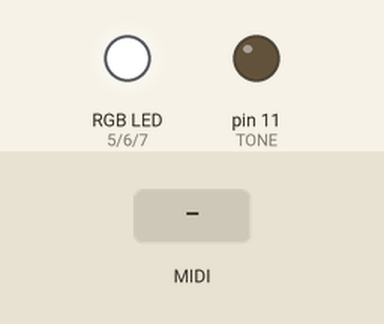
A sketch run on a simulated Arduino Uno, built with avr-gcc and run on an emulated ATmega328P. Shown: an RGB LED mixed from three pins (HIGH = lit), output pins drawn as LEDs (lit = HIGH). Inputs (shaded band) come from the test bench. MIDI output is not drawn.

Above: at 1.2 s.
1.3 s: MIDI note 36 received
At 3.5 s:
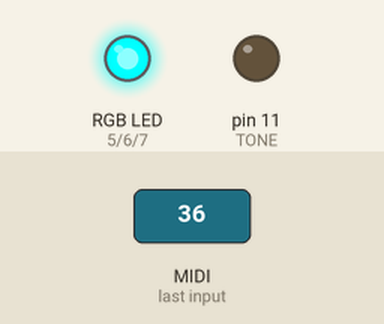
4.3 s: MIDI note 64 received
At 6.6 s:
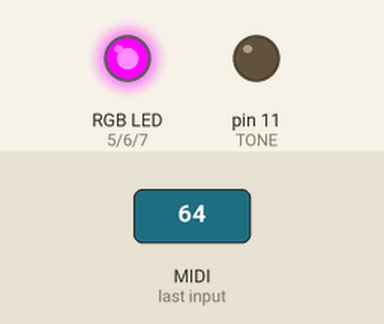
7.2 s: MIDI note 67 received
At 10.05 s:
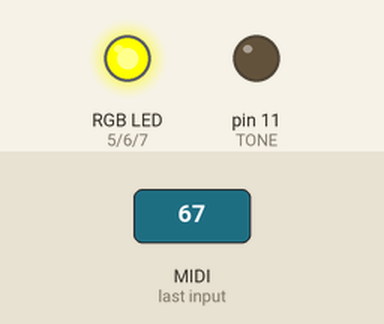
10.2 s: MIDI note 48 received
At 10.6 s:
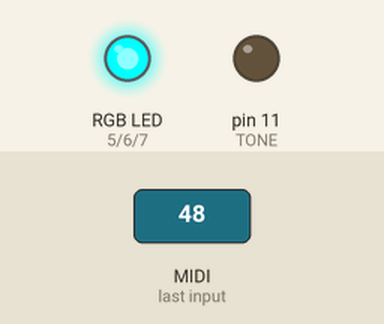
13.2 s: MIDI note 60 received
16.2 s: MIDI note 72 received
Timing chart, 0 to 18.8 s (numbered marks = the images above; inputs shaded):
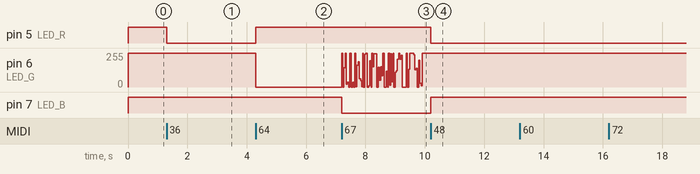

Measured:
- after the input at 1.3 s, pin 5 (LED_R): HIGH → LOW at once
- after the input at 4.3 s, pin 5 (LED_R): LOW → HIGH at once; pin 6 (LED_G): 255/255 → 0/255 at once
- after the input at 7.2 s, pin 7 (LED_B): HIGH → LOW at once
- after the input at 10.2 s, pin 5 (LED_R): HIGH → LOW at once; pin 6 (LED_G): stops changing and stays 255/255; pin 7 (LED_B): LOW → HIGH at once

The sketch:

MIDI_Lights.ino
```cpp
#include </home/balin/sketchbook/libraries/MIDI/src/MIDI.h>

#define TONE 11
#define LED_R 5
#define LED_G 6
#define LED_B 7

MIDI_CREATE_DEFAULT_INSTANCE();


double colors[12]={};
int pwm[3]={1023,1023,1023};
int debug=0;
int lighttest=0;
int n=0;


typedef struct color{
 float r;
 float g;
 float b;
};

color led={1,0,1};

color gradient[6]={
{1,0,0},
{1,1,0},
{0,1,0},
{0,1,1},
{0,0,1},
{1,0,1}
};

void LightNote (int midinote){

  double c;
  int stage;

  double phase;

  c=(double(midinote%12)/12)*(sizeof(gradient)/12);
  phase=c-floor(c);

  stage=floor(c);
  color a=gradient[stage];
  color b={};

  if (c>=(sizeof(gradient)/12)-1){
    b=gradient[0];
  }else{
    b=gradient[(int(floor(c))+1)];
  }

  //phase=random(0,10)/10;

  led.r=(a.r-((a.r-b.r)*phase));
  led.g=(a.g-((a.g-b.g)*phase));
  led.b=(a.b-((a.b-b.b)*phase));

  pwm[0]=1023-int(led.r*1023);
  pwm[1]=1023-int(led.g*1023);
  pwm[2]=1023-int(led.b*1023);

  if (debug){
    Serial.print(c);
    Serial.print(" ");
    Serial.println(phase);
    Serial.print(led.r);
    Serial.print(" ");
    Serial.print(led.g);
    Serial.print(" ");
    Serial.println(led.b);
  }

}


void LightOff(int midinote){
 // noTone(TONE);
}

// -----------------------------------------------------------------------------

void setup()
{
    pinMode(TONE, OUTPUT);
    pinMode(LED_R, OUTPUT);
    pinMode(LED_G, OUTPUT);
    pinMode(LED_B, OUTPUT);

    digitalWrite(LED_R,HIGH);
    digitalWrite(LED_G,HIGH);
    digitalWrite(LED_B,HIGH);

    if (debug){ Serial.begin(115200); }


  if (lighttest){
    digitalWrite(LED_R,LOW);
     delay(500);
    digitalWrite(LED_R,HIGH);
     delay(100);
     digitalWrite(LED_G,LOW);
     delay(500);
    digitalWrite(LED_G,HIGH);
     delay(100);
     digitalWrite(LED_B,LOW);
     delay(500);
    digitalWrite(LED_B,HIGH);
     delay(2000);
  }

   // LightNote(60);


    if (!debug){ MIDI.begin();  }         // Launch MIDI, by default listening to channel 1.
}

void loop()
{


  if (debug || lighttest){
    if (n>100){n=0;}
    LightNote(n);
    n++;
    if (debug){delay(1000);}
  }


  unsigned long time=micros()&0x3ff;

  if (debug){ Serial.println(time); }

  if (debug){ delay(300); }

  if (time > pwm[0]){
    digitalWrite(LED_R,LOW);
  }else{
    digitalWrite(LED_R,HIGH);
  }

  if (time > pwm[1]){
    digitalWrite(LED_G,LOW);
  }else{
    digitalWrite(LED_G,HIGH);
  }

  if (time > pwm[2]){
    digitalWrite(LED_B,LOW);
  }else{
    digitalWrite(LED_B,HIGH);
  }


  if (!debug){

    if (MIDI.read())                // Is there a MIDI message incoming ?
    {
        switch(MIDI.getType())      // Get the type of the message we caught
        {
            case midi::NoteOn:       // If it is a Program Change,
                LightNote(MIDI.getData1());  // blink the LED a number of times
                                            // correponding to the program number
                                            // (0 to 127, it can last a while..)
                break;
            case midi::NoteOff:
                LightOff(MIDI.getData1());
                break;
            // See the online reference for other message types
            default:
                break;
        }
    }

  }


}
```
